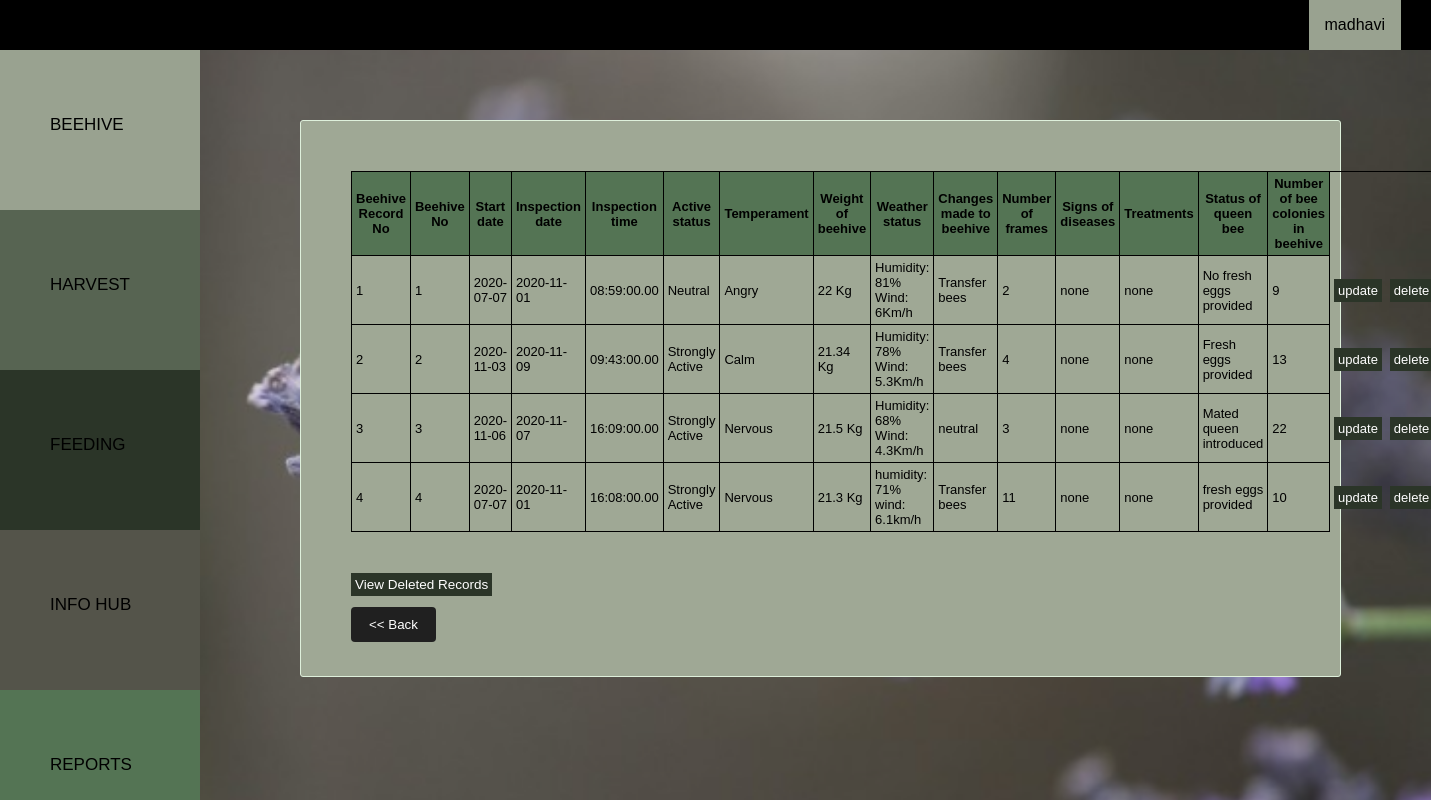
/src/php/bk_viewbeehive.php (signed in), run on an earlier commit of the app's database.
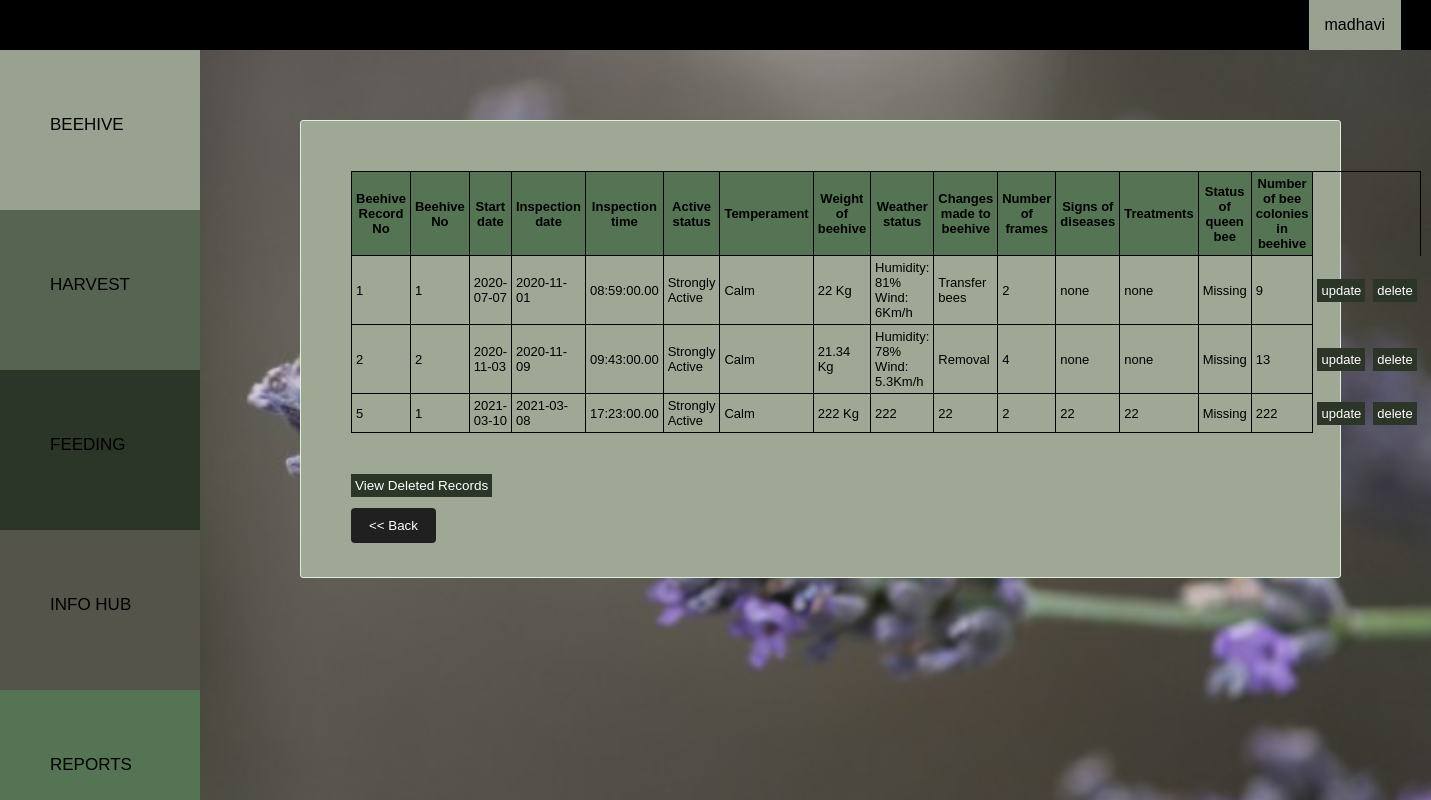
And on a later commit of the database.
### tables this page shows
CREATE TABLE `beehive` (
  `BeehiveRecNo` int(10) NOT NULL,
  `userID` int(10) NOT NULL,
  `beehiveno` int(10) NOT NULL,
  `sdate` date NOT NULL,
  `idate` date NOT NULL,
  `itime` time(2) NOT NULL,
  `actstatus` varchar(200) NOT NULL,
  `temperament` varchar(50) NOT NULL,
  `wbeehive` varchar(200) NOT NULL,
  `unit` varchar(5) NOT NULL,
  `wstatus` varchar(200) NOT NULL,
  `cbeehive` varchar(200) NOT NULL,
  `noframes` int(50) NOT NULL,
  `disease` varchar(200) NOT NULL,
  `treatment` varchar(200) NOT NULL,
  `sqbee` varchar(200) NOT NULL,
  `bcolony` int(10) NOT NULL,
  `is_deleted` tinyint(1) NOT NULL DEFAULT 0,
  `date` date NOT NULL
);

### src/php/bk_viewbeehive.php (the view, shortened to what this page needs)
<html>
	<head>
      <link rel="stylesheet" type="text/CSS" href="../../public/css/bk_style.css">
      <link rel="stylesheet" type="text/CSS" href="../../public/css/bk_catstyle.css">
	</head>
	<body>
<?php include('bk_navbar.php');
        include('bk_sidenavbar.php');?>
<div class="main">
  <div class="bhivecontainer" style="padding: 20px 50px 20px 50px">
       <br/><br/>
           <center>
            <table >
                <tr style="background-color:#547454">
                <th>Beehive Record No</th>
                <th>Beehive No</th>
                <th>Start date</th>
                <th>Inspection date</th>
                <th>Inspection time</th>
                <th>Active status</th>
                <th>Temperament</th>
                <th>Weight of beehive</th>
                <th>Weather status</th>
                <th>Changes made to beehive</th>
                <th>Number of frames</th>
                <th>Signs of diseases</th>
                <th>Treatments</th>
                <th>Status of queen bee</th>
                <th>Number of bee colonies in beehive</th>
                </tr>
			<?php
$sql = "SELECT BeehiveRecNo,beehiveno,sdate,idate,itime,actstatus,temperament,wbeehive,wstatus,cbeehive,noframes,disease,treatment,sqbee,bcolony FROM beehive WHERE  userID='".$_SESSION['userid']."' and is_deleted=0";
mysqli_query($connection, $sql);
$result = mysqli_query($connection,$sql);
		while($row=mysqli_fetch_assoc($result)){
        echo '<tr >';
        echo '<td>';
        echo $row['BeehiveRecNo'];
        echo '</td>';
        echo '<td>';
        echo $row['beehiveno'];
        echo '</td>';
        echo '<td>';
        echo $row['sdate'];
        echo '</td>';
        echo '<td>';
        echo $row['idate'];
        echo '</td>';
        echo '<td>';
        echo $row['itime'];
        echo '</td>';
        echo '<td>';
        echo $row['actstatus'];
        echo '</td>';
        echo '<td>';
        echo $row['temperament'];
        echo '</td>';
        echo '<td>';
        echo $row['wbeehive']." Kg";
        echo '</td>';
        echo '<td>';
        echo $row['wstatus'];
        echo '</td>';
        echo '<td>';
        echo $row['cbeehive'];
        echo '</td>';
        echo '<td>';
        echo $row['noframes'];
        echo '</td>';
        echo '<td>';
        echo $row['disease'];
        echo '</td>';
        echo '<td>';
        echo $row['treatment'];
        echo '</td>';
        echo '<td>';
        echo $row['sqbee'];
        echo '</td>';
        echo '<td>';
        echo $row['bcolony'];
        echo '</td>';
        echo "<td style='border-style:hidden; border-left:1px solid black'><a href ='bk_updatebeehive.php?BeehiveRecNo=".$row['BeehiveRecNo']."' style='background-color: #2b3528; color: white; text-decoration: none; padding:4px'> update </a> </td>" ;
		echo "<td style='border-style:hidden'><a href ='bk_deletebeehive.php?BeehiveRecNo=".$row['BeehiveRecNo']." ' style='background-color: #2b3528; color: white; text-decoration: none; padding:4px' > delete </a> </td>" ;
        echo '</tr>';
		}?>
            </table></center>
        <br/>
        <br/>
        <br/>
        <td style='border-style:hidden; border-left:1px solid black'><a href ='bk_viewdelbeehive.php' style='background-color: #2b3528; color: white; text-decoration: none; padding:4px'> View Deleted Records </a> </td>
            <form  action="beekeeperindex.php" method="post" >
        <div class="row">
        <input type="submit" value="<< Back" name="back" >
        </div>
        </form>
    </div>
</div>
	</body>
</html>

What changed in the data, as far as the page shows it:
no longer on this page (row edited): beehive: BeehiveRecNo "3", beehiveno "3", sdate "2020-11-06", idate "2020-11-07", itime "16:09:00.00", actstatus "Strongly Active", temperament "Nervous", wbeehive "21.5", wstatus "Humidity: 68% Wind: 4.3Km/h", cbeehive "neutral", noframes "3", disease "none", treatment "none", sqbee "Mated queen introduced", bcolony "22"
removed beehive: BeehiveRecNo "4", beehiveno "4", sdate "2020-07-07", idate "2020-11-01", itime "16:08:00.00", actstatus "Strongly Active", temperament "Nervous", wbeehive "21.3", wstatus "humidity: 71% wind: 6.1km/h", cbeehive "Transfer bees", noframes "11", disease "none", treatment "none", sqbee "fresh eggs provided", bcolony "10"
changed beehive "Humidity: 81% Wind: 6Km/h": actstatus "Neutral" → "Strongly Active"; temperament "Angry" → "Calm"; sqbee "No fresh eggs provided" → "Missing"
changed beehive "Humidity: 78% Wind: 5.3Km/h": cbeehive "Transfer bees" → "Removal"; sqbee "Fresh eggs provided" → "Missing"
added beehive: BeehiveRecNo "5", beehiveno "1", sdate "2021-03-10", idate "2021-03-08", itime "17:23:00.00", actstatus "Strongly Active", temperament "Calm", wbeehive "222", wstatus "222", cbeehive "22", noframes "2", disease "22", treatment "22", sqbee "Missing", bcolony "222"
